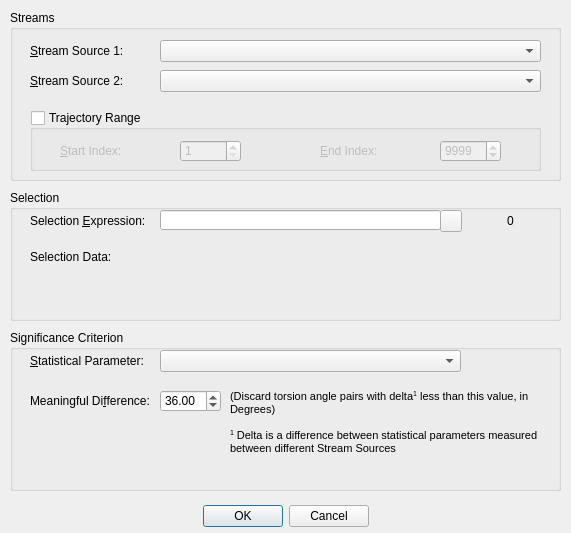
<?xml version="1.0" encoding="UTF-8"?>
<ui version="4.0">
 <class>torsionSearchDialog</class>
 <widget class="QDialog" name="torsionSearchDialog">
  <property name="geometry">
   <rect>
    <x>0</x>
    <y>0</y>
    <width>571</width>
    <height>533</height>
   </rect>
  </property>
  <property name="windowTitle">
   <string>Torsion Search</string>
  </property>
  <widget class="QDialogButtonBox" name="buttonBox">
   <property name="geometry">
    <rect>
     <x>10</x>
     <y>500</y>
     <width>551</width>
     <height>32</height>
    </rect>
   </property>
   <property name="orientation">
    <enum>Qt::Horizontal</enum>
   </property>
   <property name="standardButtons">
    <set>QDialogButtonBox::Cancel|QDialogButtonBox::Ok</set>
   </property>
   <property name="centerButtons">
    <bool>true</bool>
   </property>
  </widget>
  <widget class="QGroupBox" name="groupBox_2">
   <property name="geometry">
    <rect>
     <x>10</x>
     <y>190</y>
     <width>551</width>
     <height>131</height>
    </rect>
   </property>
   <property name="title">
    <string>Selection</string>
   </property>
   <widget class="QLabel" name="sel_label">
    <property name="geometry">
     <rect>
      <x>20</x>
      <y>20</y>
      <width>131</width>
      <height>21</height>
     </rect>
    </property>
    <property name="text">
     <string>Selection &amp;Expression:</string>
    </property>
    <property name="buddy">
     <cstring>sel_string</cstring>
    </property>
   </widget>
   <widget class="QLineEdit" name="sel_string">
    <property name="geometry">
     <rect>
      <x>150</x>
      <y>20</y>
      <width>281</width>
      <height>20</height>
     </rect>
    </property>
    <property name="whatsThis">
     <string/>
    </property>
   </widget>
   <widget class="QLabel" name="sel_atCount">
    <property name="geometry">
     <rect>
      <x>470</x>
      <y>20</y>
      <width>61</width>
      <height>21</height>
     </rect>
    </property>
    <property name="text">
     <string>0</string>
    </property>
    <property name="alignment">
     <set>Qt::AlignCenter</set>
    </property>
   </widget>
   <widget class="QLabel" name="sel_label2">
    <property name="geometry">
     <rect>
      <x>20</x>
      <y>60</y>
      <width>111</width>
      <height>20</height>
     </rect>
    </property>
    <property name="text">
     <string>Selection Data:</string>
    </property>
    <property name="alignment">
     <set>Qt::AlignLeading|Qt::AlignLeft|Qt::AlignTop</set>
    </property>
   </widget>
   <widget class="QLabel" name="sel_labelResults">
    <property name="geometry">
     <rect>
      <x>150</x>
      <y>60</y>
      <width>341</width>
      <height>51</height>
     </rect>
    </property>
    <property name="text">
     <string/>
    </property>
    <property name="textFormat">
     <enum>Qt::AutoText</enum>
    </property>
    <property name="alignment">
     <set>Qt::AlignLeading|Qt::AlignLeft|Qt::AlignTop</set>
    </property>
    <property name="wordWrap">
     <bool>true</bool>
    </property>
   </widget>
   <widget class="QPushButton" name="sel_parse">
    <property name="geometry">
     <rect>
      <x>430</x>
      <y>20</y>
      <width>22</width>
      <height>22</height>
     </rect>
    </property>
    <property name="text">
     <string/>
    </property>
   </widget>
  </widget>
  <widget class="QGroupBox" name="groupBox">
   <property name="geometry">
    <rect>
     <x>10</x>
     <y>10</y>
     <width>551</width>
     <height>171</height>
    </rect>
   </property>
   <property name="title">
    <string>Streams</string>
   </property>
   <widget class="QComboBox" name="sCombo">
    <property name="geometry">
     <rect>
      <x>150</x>
      <y>30</y>
      <width>381</width>
      <height>22</height>
     </rect>
    </property>
   </widget>
   <widget class="QLabel" name="label_2">
    <property name="geometry">
     <rect>
      <x>20</x>
      <y>30</y>
      <width>111</width>
      <height>21</height>
     </rect>
    </property>
    <property name="text">
     <string>&amp;Stream Source 1:</string>
    </property>
    <property name="buddy">
     <cstring>sCombo</cstring>
    </property>
   </widget>
   <widget class="QComboBox" name="sCombo2">
    <property name="geometry">
     <rect>
      <x>150</x>
      <y>60</y>
      <width>381</width>
      <height>22</height>
     </rect>
    </property>
   </widget>
   <widget class="QLabel" name="label_3">
    <property name="geometry">
     <rect>
      <x>20</x>
      <y>60</y>
      <width>111</width>
      <height>21</height>
     </rect>
    </property>
    <property name="text">
     <string>&amp;Stream Source 2:</string>
    </property>
    <property name="buddy">
     <cstring>sCombo2</cstring>
    </property>
   </widget>
   <widget class="QGroupBox" name="trajectoryRange">
    <property name="geometry">
     <rect>
      <x>20</x>
      <y>100</y>
      <width>511</width>
      <height>61</height>
     </rect>
    </property>
    <property name="title">
     <string>Trajectory Range</string>
    </property>
    <property name="flat">
     <bool>false</bool>
    </property>
    <property name="checkable">
     <bool>true</bool>
    </property>
    <property name="checked">
     <bool>false</bool>
    </property>
    <widget class="QLabel" name="label_4">
     <property name="geometry">
      <rect>
       <x>290</x>
       <y>30</y>
       <width>121</width>
       <height>21</height>
      </rect>
     </property>
     <property name="text">
      <string>&amp;End Index:</string>
     </property>
     <property name="buddy">
      <cstring>eIndex</cstring>
     </property>
    </widget>
    <widget class="QSpinBox" name="eIndex">
     <property name="geometry">
      <rect>
       <x>410</x>
       <y>30</y>
       <width>61</width>
       <height>22</height>
      </rect>
     </property>
     <property name="minimum">
      <number>1</number>
     </property>
     <property name="maximum">
      <number>999999</number>
     </property>
     <property name="value">
      <number>9999</number>
     </property>
    </widget>
    <widget class="QSpinBox" name="sIndex">
     <property name="geometry">
      <rect>
       <x>150</x>
       <y>30</y>
       <width>61</width>
       <height>22</height>
      </rect>
     </property>
     <property name="minimum">
      <number>1</number>
     </property>
     <property name="maximum">
      <number>999999</number>
     </property>
    </widget>
    <widget class="QLabel" name="label_5">
     <property name="geometry">
      <rect>
       <x>30</x>
       <y>30</y>
       <width>121</width>
       <height>21</height>
      </rect>
     </property>
     <property name="text">
      <string>&amp;Start Index:</string>
     </property>
     <property name="buddy">
      <cstring>sIndex</cstring>
     </property>
    </widget>
   </widget>
  </widget>
  <widget class="QGroupBox" name="groupBox_4">
   <property name="geometry">
    <rect>
     <x>10</x>
     <y>330</y>
     <width>551</width>
     <height>161</height>
    </rect>
   </property>
   <property name="title">
    <string>Significance Criterion</string>
   </property>
   <widget class="QLabel" name="label">
    <property name="geometry">
     <rect>
      <x>20</x>
      <y>20</y>
      <width>131</width>
      <height>21</height>
     </rect>
    </property>
    <property name="text">
     <string>&amp;Statistical Parameter:</string>
    </property>
    <property name="buddy">
     <cstring>sCriterion</cstring>
    </property>
   </widget>
   <widget class="QComboBox" name="sCriterion">
    <property name="geometry">
     <rect>
      <x>150</x>
      <y>20</y>
      <width>301</width>
      <height>22</height>
     </rect>
    </property>
   </widget>
   <widget class="QLabel" name="label_6">
    <property name="geometry">
     <rect>
      <x>20</x>
      <y>60</y>
      <width>131</width>
      <height>21</height>
     </rect>
    </property>
    <property name="text">
     <string>Meaningful Di&amp;fference:</string>
    </property>
    <property name="buddy">
     <cstring>spinCriterion</cstring>
    </property>
   </widget>
   <widget class="QDoubleSpinBox" name="spinCriterion">
    <property name="geometry">
     <rect>
      <x>150</x>
      <y>60</y>
      <width>61</width>
      <height>22</height>
     </rect>
    </property>
    <property name="decimals">
     <number>2</number>
    </property>
    <property name="maximum">
     <double>180.000000000000000</double>
    </property>
    <property name="singleStep">
     <double>5.000000000000000</double>
    </property>
    <property name="value">
     <double>36.000000000000000</double>
    </property>
   </widget>
   <widget class="QLabel" name="label_11">
    <property name="geometry">
     <rect>
      <x>220</x>
      <y>60</y>
      <width>331</width>
      <height>101</height>
     </rect>
    </property>
    <property name="text">
     <string>&lt;!DOCTYPE HTML PUBLIC &quot;-//W3C//DTD HTML 4.0//EN&quot; &quot;http://www.w3.org/TR/REC-html40/strict.dtd&quot;&gt;
&lt;html&gt;&lt;head&gt;&lt;meta name=&quot;qrichtext&quot; content=&quot;1&quot; /&gt;&lt;style type=&quot;text/css&quot;&gt;
p, li { white-space: pre-wrap; }
&lt;/style&gt;&lt;/head&gt;&lt;body style=&quot; font-family:'MS Shell Dlg 2'; font-size:8.25pt; font-weight:400; font-style:normal;&quot;&gt;
&lt;p style=&quot; margin-top:0px; margin-bottom:0px; margin-left:0px; margin-right:0px; -qt-block-indent:0; text-indent:0px;&quot;&gt;&lt;span style=&quot; font-size:8pt;&quot;&gt;(Discard torsion angle pairs with delta&lt;/span&gt;&lt;span style=&quot; font-size:8pt; vertical-align:super;&quot;&gt;1&lt;/span&gt;&lt;span style=&quot; font-size:8pt;&quot;&gt; less than this value, in Degrees)&lt;/span&gt;&lt;/p&gt;
&lt;p style=&quot;-qt-paragraph-type:empty; margin-top:0px; margin-bottom:0px; margin-left:0px; margin-right:0px; -qt-block-indent:0; text-indent:0px; font-size:8pt;&quot;&gt;&lt;/p&gt;
&lt;p style=&quot; margin-top:0px; margin-bottom:0px; margin-left:0px; margin-right:0px; -qt-block-indent:0; text-indent:0px;&quot;&gt;&lt;span style=&quot; font-size:8pt; vertical-align:super;&quot;&gt;1&lt;/span&gt;&lt;span style=&quot; font-size:8pt;&quot;&gt; Delta is a difference between statistical parameters measured between different Stream Sources&lt;/span&gt;&lt;/p&gt;&lt;/body&gt;&lt;/html&gt;</string>
    </property>
    <property name="alignment">
     <set>Qt::AlignLeading|Qt::AlignLeft|Qt::AlignTop</set>
    </property>
    <property name="wordWrap">
     <bool>true</bool>
    </property>
   </widget>
  </widget>
 </widget>
 <tabstops>
  <tabstop>sCombo</tabstop>
  <tabstop>sCombo2</tabstop>
  <tabstop>trajectoryRange</tabstop>
  <tabstop>sIndex</tabstop>
  <tabstop>eIndex</tabstop>
  <tabstop>sel_string</tabstop>
  <tabstop>sel_parse</tabstop>
  <tabstop>sCriterion</tabstop>
  <tabstop>spinCriterion</tabstop>
  <tabstop>buttonBox</tabstop>
 </tabstops>
 <resources/>
 <connections>
  <connection>
   <sender>buttonBox</sender>
   <signal>rejected()</signal>
   <receiver>torsionSearchDialog</receiver>
   <slot>reject()</slot>
   <hints>
    <hint type="sourcelabel">
     <x>316</x>
     <y>431</y>
    </hint>
    <hint type="destinationlabel">
     <x>286</x>
     <y>274</y>
    </hint>
   </hints>
  </connection>
 </connections>
</ui>
